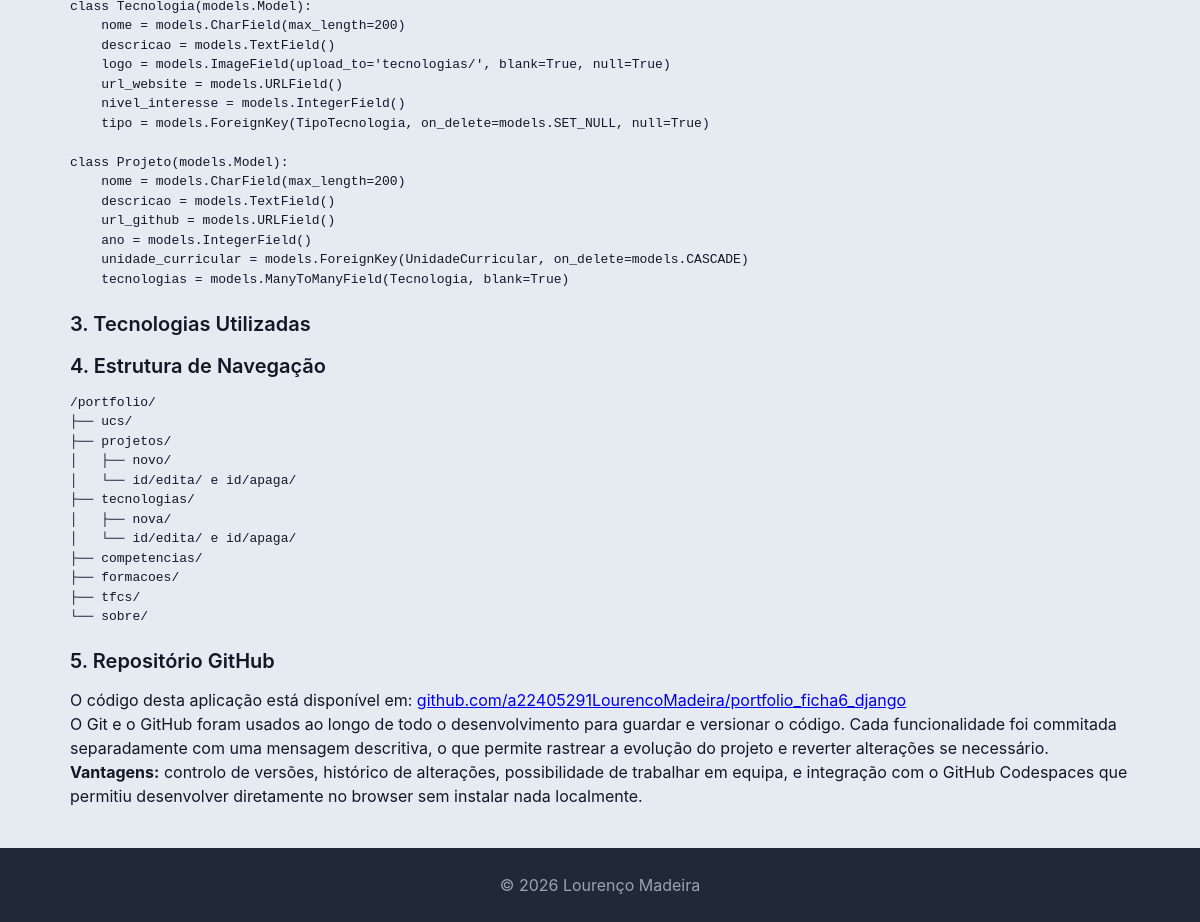
The page /portfolio/sobre/ (lower part) on the database as committed earlier.
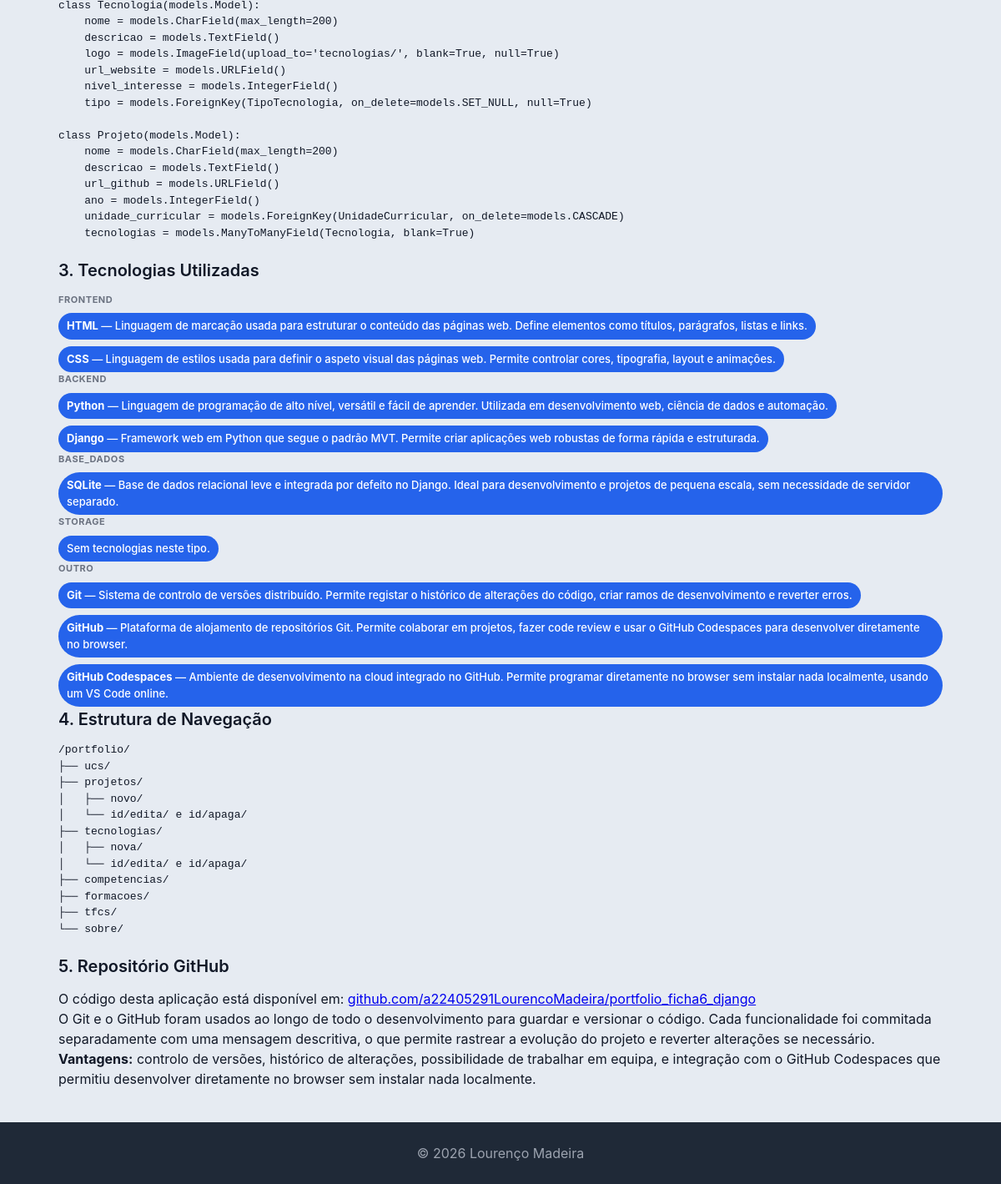
The same page on the database as committed later.
### portfolio/models.py (models this page shows, shortened)
class TipoTecnologia(models.Model):
    TIPOS = [
        ('frontend', 'Frontend'),
        ('backend', 'Backend'),
        ('base_dados', 'Base de Dados'),
        ('storage', 'Storage'),
        ('outro', 'Outro'),
    ]
    nome = models.CharField(max_length=50, choices=TIPOS)

class Tecnologia(models.Model):
    CATEGORIAS = [
        ('linguagem', 'Linguagem'),
        ('framework', 'Framework'),
        ('base_dados', 'Base de Dados'),
        ('ferramenta', 'Ferramenta'),
        ('outro', 'Outro'),
    ]
    nome = models.CharField(max_length=200)
    descricao = models.TextField()
    logo = models.ImageField(upload_to='tecnologias/', blank=True, null=True)
    url_website = models.URLField()
    nivel_interesse = models.IntegerField()  # 1 a 5
    tipo = models.ForeignKey(TipoTecnologia, on_delete=models.SET_NULL, null=True, blank=True, related_name='tecnologias')

### portfolio/views.py (the view)
# urls.py: path('sobre/', views.sobre_view, name='sobre'),
def sobre_view(request):
    from .models import TipoTecnologia
    tipos = TipoTecnologia.objects.prefetch_related('tecnologias').all()
    return render(request, 'portfolio/sobre.html', {'tipos': tipos})

### portfolio/templates/portfolio/sobre.html (shortened to what this page needs)
{% extends "portfolio/base.html" %}
{% block content %}
<article>
    <section>
        <pre><code>
        </code></pre>
    </section>
</article>
<article>
    <header>
        <h3>3. Tecnologias Utilizadas</h3>
    </header>
    <section>
        {% for tipo in tipos %}
        <h4>{{ tipo.nome }}</h4>
        <ul>
            {% for tec in tipo.tecnologias.all %}
            <li>
                <strong>{{ tec.nome }}</strong> — {{ tec.descricao }}
            </li>
            {% empty %}
            <li>Sem tecnologias neste tipo.</li>
            {% endfor %}
        </ul>
        {% endfor %}
    </section>
</article>
<article>
    <header>
        <h3>4. Estrutura de Navegação</h3>
    </header>
    <section>
        <pre>
/portfolio/
├── ucs/
├── projetos/
│   ├── novo/
│   └── id/edita/ e id/apaga/
├── tecnologias/
│   ├── nova/
│   └── id/edita/ e id/apaga/
├── competencias/
├── formacoes/
├── tfcs/
└── sobre/
        </pre>
    </section>
</article>
<article>
    <header>
        <h3>5. Repositório GitHub</h3>
    </header>
    <section>
        <p>
            O código desta aplicação está disponível em:
            <a href="https://github.com/a22405291LourencoMadeira/portfolio_ficha6_django" target="_blank">
                github.com/a22405291LourencoMadeira/portfolio_ficha6_django
            </a>
        </p>
        <p>
            O Git e o GitHub foram usados ao longo de todo o desenvolvimento para guardar e versionar o código.
            Cada funcionalidade foi commitada separadamente com uma mensagem descritiva, o que permite rastrear
            a evolução do projeto e reverter alterações se necessário.
        </p>
        <p>
            <strong>Vantagens:</strong> controlo de versões, histórico de alterações, possibilidade de trabalhar
            em equipa, e integração com o GitHub Codespaces que permitiu desenvolver diretamente no browser
            sem instalar nada localmente.
        </p>
    </section>
</article>
{% endblock %}

Rows that differ between the two databases and show on the page:
added TipoTecnologia: nome "FRONTEND"
added Tecnologia: nome "HTML", descricao "Linguagem de marcação usada para estruturar o conteúdo das páginas web. Define elementos como títulos, parágrafos, listas e links.", shown under "FRONTEND"
added Tecnologia: nome "CSS", descricao "Linguagem de estilos usada para definir o aspeto visual das páginas web. Permite controlar cores, tipografia, layout e animações.", shown under "FRONTEND"
added TipoTecnologia: nome "BACKEND"
now on this page (row edited): Tecnologia: nome "Python", descricao "Linguagem de programação de alto nível, versátil e fácil de aprender. Utilizada em desenvolvimento web, ciência de dados e automação.", shown under "BACKEND"
now on this page (row edited): Tecnologia: nome "Django", descricao "Framework web em Python que segue o padrão MVT. Permite criar aplicações web robustas de forma rápida e estruturada.", shown under "BACKEND"
added TipoTecnologia: nome "BASE_DADOS"
added Tecnologia: nome "SQLite", descricao "Base de dados relacional leve e integrada por defeito no Django. Ideal para desenvolvimento e projetos de pequena escala, sem necessidade de servidor separado.", shown under "BASE_DADOS"
added TipoTecnologia: nome "STORAGE"
added TipoTecnologia: nome "OUTRO"
added Tecnologia: nome "Git", descricao "Sistema de controlo de versões distribuído. Permite registar o histórico de alterações do código, criar ramos de desenvolvimento e reverter erros.", shown under "OUTRO"
added Tecnologia: nome "GitHub", descricao "Plataforma de alojamento de repositórios Git. Permite colaborar em projetos, fazer code review e usar o GitHub Codespaces para desenvolver diretamente no browser.", shown under "OUTRO"
added Tecnologia: nome "GitHub Codespaces", descricao "Ambiente de desenvolvimento na cloud integrado no GitHub. Permite programar diretamente no browser sem instalar nada localmente, usando um VS Code online.", shown under "OUTRO"
